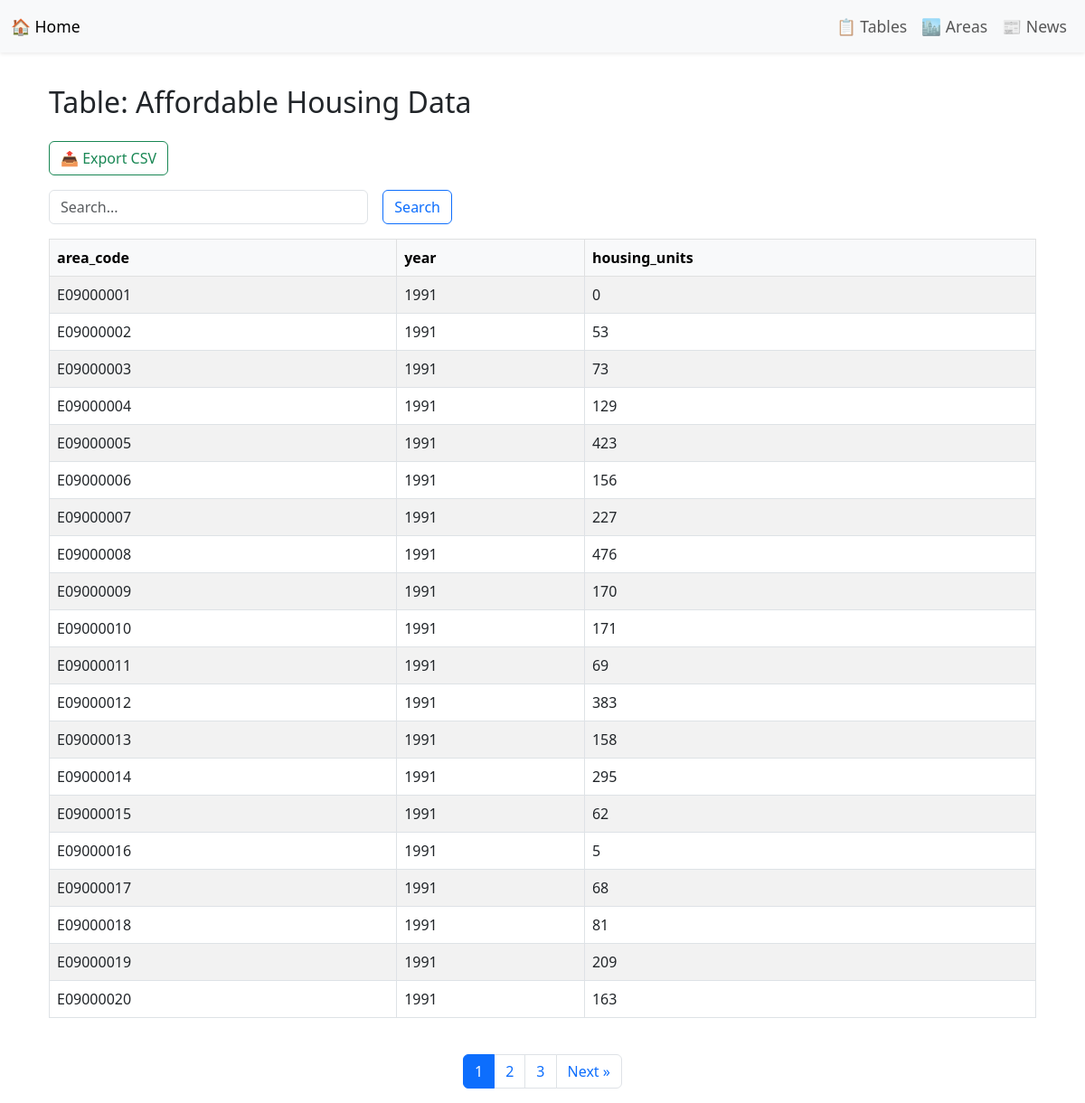
/data/Affordable_Housing_Data, run on the app's committed database.
### tables this page shows
CREATE TABLE "Affordable_Housing_Data" (
"area_code" TEXT,
  "year" TEXT,
  "housing_units" INTEGER
);

### coursework2_flask/flask_app/routes.py (the view)
@main.route("/data/<table_name>")
def show_table(table_name):
    page = int(request.args.get("page", 1))
    per_page = 20
    offset = (page - 1) * per_page
    search = request.args.get("search", "").strip()
    conn = get_connection()
    cursor = conn.cursor()
    try:
        if search:
            cursor.execute(f"PRAGMA table_info({table_name})")
            columns = [row["name"] for row in cursor.fetchall()]
            conditions = " OR ".join([f"{col} LIKE ?" for col in columns])
            query = f"SELECT * FROM {table_name} WHERE {conditions} LIMIT ? OFFSET ?"
            args = [f"%{search}%"] * len(columns) + [per_page, offset]
            count_query = f"SELECT COUNT(*) FROM {table_name} WHERE {conditions}"
            count_args = [f"%{search}%"] * len(columns)
        else:
            query = f"SELECT * FROM {table_name} LIMIT ? OFFSET ?"
            args = [per_page, offset]
            count_query = f"SELECT COUNT(*) FROM {table_name}"
            count_args = []
        cursor.execute(count_query, count_args)
        total_rows = cursor.fetchone()[0]
        total_pages = math.ceil(total_rows / per_page)
        cursor.execute(query, args)
        rows = cursor.fetchall()
        columns = [desc[0] for desc in cursor.description]
    except sqlite3.Error as e:
        flash(f"❌ Error loading table: {e}")
        return redirect(url_for("main.list_tables"))
    finally:
        conn.close()
    return render_template("data.html", table_name=table_name, rows=rows, columns=columns,
                           page=page, total_pages=total_pages, search=search)

### coursework2_flask/flask_app/routes.py (called while the page is built)
def get_connection():
    db_path = current_app.config["DB_PATH"]
    conn = sqlite3.connect(db_path)
    conn.row_factory = sqlite3.Row
    return conn

### coursework2_flask/flask_app/templates/data.html (shortened to what this page needs)
{% extends "base.html" %}
{% block content %}
<div class="container mt-4">
    <h2 class="mb-4">
         Table: {{ table_name.replace("_", " ") }}
    </h2>
    <div class="mb-3">
        <a href="{{ url_for('main.export_csv', table_name=table_name) }}" class="btn btn-outline-success">
            📤 Export CSV
        </a>
    </div>
    <form method="get" action="{{ url_for('main.show_table', table_name=table_name) }}" class="row g-3 mb-3">
        <div class="col-md-4">
            <input type="text" class="form-control" name="search" placeholder="Search..." value="{{ request.args.get('search', '') }}">
        </div>
        <div class="col-md-auto">
            <button type="submit" class="btn btn-outline-primary">Search</button>
        </div>
    </form>
    {% if rows %}
    <div class="table-responsive">
        <table class="table table-bordered table-striped table-hover">
            <thead class="table-light">
                <tr>
                    {% for col in columns %}
                    <th>{{ col }}</th>
                    {% endfor %}
                </tr>
            </thead>
            <tbody>
                {% for row in rows %}
                <tr>
                    {% for col in columns %}
                    <td>{{ row[col] }}</td>
                    {% endfor %}
                </tr>
                {% endfor %}
            </tbody>
        </table>
    </div>
    <nav class="mt-4">
        <ul class="pagination justify-content-center">
            {% for p in range(page-2, page+3) %}
            {% if 1 <= p <= total_pages %}
            <li class="page-item {% if p == page %}active{% endif %}">
                <a class="page-link" href="{{ url_for('main.show_table', table_name=table_name, page=p, search=request.args.get('search')) }}">{{ p }}</a>
            </li>
            {% endif %}
            {% endfor %}
            {% if page < total_pages %}
            <li class="page-item">
                <a class="page-link" href="{{ url_for('main.show_table', table_name=table_name, page=page+1, search=request.args.get('search')) }}">Next &raquo;</a>
            </li>
            {% endif %}
        </ul>
    </nav>
    {% else %}
    <div class="alert alert-warning">No data found for this table.</div>
    {% endif %}
</div>
{% endblock %}

### coursework2_flask/flask_app/templates/base.html (style rules this page uses)
body { padding-top: 70px; }

### data on the page
Affordable_Housing_Data: area_code "E09000001" "1991" "0"
Affordable_Housing_Data: area_code "E09000002" "1991" "53"
Affordable_Housing_Data: area_code "E09000003" "1991" "73"
Affordable_Housing_Data: area_code "E09000004" "1991" "129"
Affordable_Housing_Data: area_code "E09000005" "1991" "423"
Affordable_Housing_Data: area_code "E09000006" "1991" "156"
Affordable_Housing_Data: area_code "E09000007" "1991" "227"
Affordable_Housing_Data: area_code "E09000008" "1991" "476"
Affordable_Housing_Data: area_code "E09000009" "1991" "170"
Affordable_Housing_Data: area_code "E09000010" "1991" "171"
Affordable_Housing_Data: area_code "E09000011" "1991" "69"
Affordable_Housing_Data: area_code "E09000012" "1991" "383"
Affordable_Housing_Data: area_code "E09000013" "1991" "158"
Affordable_Housing_Data: area_code "E09000014" "1991" "295"
Affordable_Housing_Data: area_code "E09000015" "1991" "62"
Affordable_Housing_Data: area_code "E09000016" "1991" "5"
Affordable_Housing_Data: area_code "E09000017" "1991" "68"
Affordable_Housing_Data: area_code "E09000018" "1991" "81"
Affordable_Housing_Data: area_code "E09000019" "1991" "209"
Affordable_Housing_Data: area_code "E09000020" "1991" "163"

### other printed values
{{ table_name.replace("_", " ") }} "Affordable Housing Data"
{{ col }} "area_code" "year" "housing_units"
{{ p }} "1" "2" "3"
